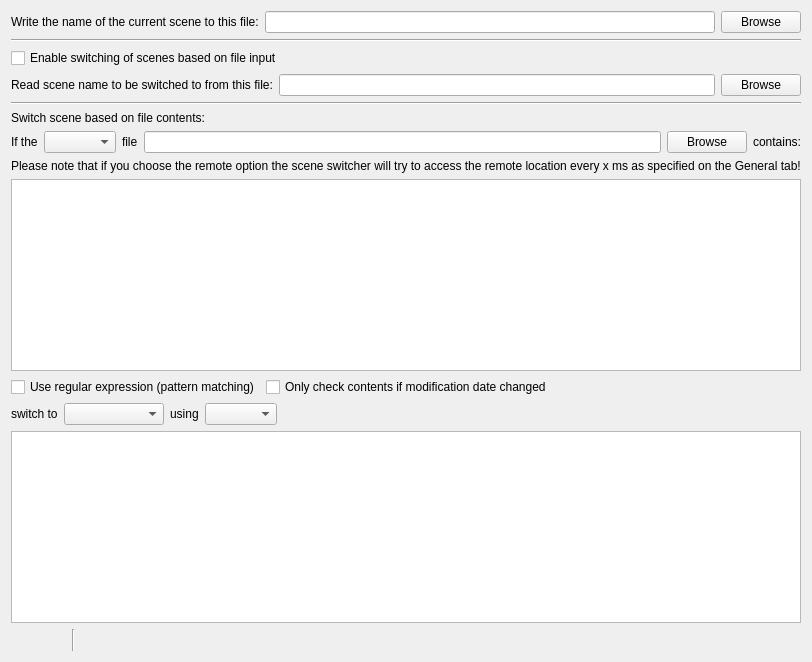
     <widget class="QWidget" name="fileTab">
      <attribute name="title">
       <string notr="true">File</string>
      </attribute>
      <layout class="QVBoxLayout" name="verticalLayout_9">
       <item>
        <layout class="QHBoxLayout" name="horizontalLayout_14">
         <item>
          <widget class="QLabel" name="label_15">
           <property name="text">
            <string>Write the name of the current scene to this file:</string>
           </property>
          </widget>
         </item>
         <item>
          <widget class="QLineEdit" name="writePathLineEdit"/>
         </item>
         <item>
          <widget class="QPushButton" name="browseButton">
           <property name="text">
            <string>Browse</string>
           </property>
          </widget>
         </item>
        </layout>
       </item>
       <item>
        <widget class="Line" name="line_2">
         <property name="orientation">
          <enum>Qt::Horizontal</enum>
         </property>
        </widget>
       </item>
       <item>
        <layout class="QHBoxLayout" name="horizontalLayout_16">
         <item>
          <widget class="QCheckBox" name="readFileCheckBox">
           <property name="text">
            <string>Enable switching of scenes based on file input</string>
           </property>
          </widget>
         </item>
         <item>
          <spacer name="horizontalSpacer_12">
           <property name="orientation">
            <enum>Qt::Horizontal</enum>
           </property>
           <property name="sizeHint" stdset="0">
            <size>
             <width>40</width>
             <height>20</height>
            </size>
           </property>
          </spacer>
         </item>
        </layout>
       </item>
       <item>
        <layout class="QHBoxLayout" name="horizontalLayout_15">
         <item>
          <widget class="QLabel" name="label_16">
           <property name="text">
            <string>Read scene name to be switched to from this file:</string>
           </property>
          </widget>
         </item>
         <item>
          <widget class="QLineEdit" name="readPathLineEdit"/>
         </item>
         <item>
          <widget class="QPushButton" name="browseButton_2">
           <property name="text">
            <string>Browse</string>
           </property>
          </widget>
         </item>
        </layout>
       </item>
       <item>
        <widget class="Line" name="line">
         <property name="orientation">
          <enum>Qt::Horizontal</enum>
         </property>
        </widget>
       </item>
       <item>
        <widget class="QLabel" name="label_39">
         <property name="text">
          <string>Switch scene based on file contents:</string>
         </property>
        </widget>
       </item>
       <item>
        <layout class="QHBoxLayout" name="horizontalLayout_36">
         <item>
          <widget class="QLabel" name="label_62">
           <property name="text">
            <string>If the</string>
           </property>
          </widget>
         </item>
         <item>
          <widget class="QComboBox" name="fileType"/>
         </item>
         <item>
          <widget class="QLabel" name="label_44">
           <property name="text">
            <string>file</string>
           </property>
          </widget>
         </item>
         <item>
          <widget class="QLineEdit" name="filePathLineEdit"/>
         </item>
         <item>
          <widget class="QPushButton" name="browseButton_3">
           <property name="text">
            <string>Browse</string>
           </property>
          </widget>
         </item>
         <item>
          <widget class="QLabel" name="label_40">
           <property name="text">
            <string>contains:</string>
           </property>
          </widget>
         </item>
        </layout>
       </item>
       <item>
        <widget class="QLabel" name="remoteFileWarningLabel">
         <property name="text">
          <string>Please note that if you choose the remote option the scene switcher will try to access the remote location every x ms as specified on the General tab!</string>
         </property>
        </widget>
       </item>
       <item>
        <widget class="QPlainTextEdit" name="fileTextEdit"/>
       </item>
       <item>
        <layout class="QHBoxLayout" name="horizontalLayout_37">
         <item>
          <widget class="QCheckBox" name="fileContentRegExCheckBox">
           <property name="text">
            <string>Use regular expression (pattern matching)</string>
           </property>
          </widget>
         </item>
         <item>
          <widget class="QCheckBox" name="fileContentTimeCheckBox">
           <property name="text">
            <string>Only check contents if modification date changed</string>
           </property>
          </widget>
         </item>
         <item>
          <spacer name="horizontalSpacer_11">
           <property name="orientation">
            <enum>Qt::Horizontal</enum>
           </property>
           <property name="sizeHint" stdset="0">
            <size>
             <width>40</width>
             <height>20</height>
            </size>
           </property>
          </spacer>
         </item>
        </layout>
       </item>
       <item>
        <layout class="QHBoxLayout" name="horizontalLayout_38">
         <item>
          <widget class="QLabel" name="label_45">
           <property name="text">
            <string>switch to</string>
           </property>
          </widget>
         </item>
         <item>
          <widget class="QComboBox" name="fileScenes">
           <property name="sizePolicy">
            <sizepolicy hsizetype="Maximum" vsizetype="Fixed">
             <horstretch>0</horstretch>
             <verstretch>0</verstretch>
            </sizepolicy>
           </property>
           <property name="minimumSize">
            <size>
             <width>100</width>
             <height>0</height>
            </size>
           </property>
          </widget>
         </item>
         <item>
          <widget class="QLabel" name="label_46">
           <property name="text">
            <string>using</string>
           </property>
          </widget>
         </item>
         <item>
          <widget class="QComboBox" name="fileTransitions"/>
         </item>
         <item>
          <spacer name="horizontalSpacer_2">
           <property name="orientation">
            <enum>Qt::Horizontal</enum>
           </property>
           <property name="sizeHint" stdset="0">
            <size>
             <width>40</width>
             <height>20</height>
            </size>
           </property>
          </spacer>
         </item>
        </layout>
       </item>
       <item>
        <widget class="QListWidget" name="fileScenesList">
         <property name="sizePolicy">
          <sizepolicy hsizetype="Expanding" vsizetype="Expanding">
           <horstretch>0</horstretch>
           <verstretch>0</verstretch>
          </sizepolicy>
         </property>
         <property name="sortingEnabled">
          <bool>false</bool>
         </property>
        </widget>
       </item>
       <item>
        <layout class="QHBoxLayout" name="horizontalLayout_35">
         <item>
          <widget class="QPushButton" name="fileAdd">
           <property name="maximumSize">
            <size>
             <width>22</width>
             <height>22</height>
            </size>
           </property>
           <property name="flat">
            <bool>true</bool>
           </property>
           <property name="themeID" stdset="0">
            <string notr="true">addIconSmall</string>
           </property>
          </widget>
         </item>
         <item>
          <widget class="QPushButton" name="fileRemove">
           <property name="maximumSize">
            <size>
             <width>22</width>
             <height>22</height>
            </size>
           </property>
           <property name="flat">
            <bool>true</bool>
           </property>
           <property name="themeID" stdset="0">
            <string notr="true">removeIconSmall</string>
           </property>
          </widget>
         </item>
         <item>
          <spacer name="horizontalSpacer_108">
           <property name="orientation">
            <enum>Qt::Horizontal</enum>
           </property>
           <property name="sizeType">
            <enum>QSizePolicy::Fixed</enum>
           </property>
           <property name="sizeHint" stdset="0">
            <size>
             <width>5</width>
             <height>20</height>
            </size>
           </property>
          </spacer>
         </item>
         <item>
          <widget class="Line" name="line_35">
           <property name="orientation">
            <enum>Qt::Vertical</enum>
           </property>
          </widget>
         </item>
         <item>
          <spacer name="horizontalSpacer_109">
           <property name="orientation">
            <enum>Qt::Horizontal</enum>
           </property>
           <property name="sizeType">
            <enum>QSizePolicy::Fixed</enum>
           </property>
           <property name="sizeHint" stdset="0">
            <size>
             <width>5</width>
             <height>20</height>
            </size>
           </property>
          </spacer>
         </item>
         <item>
          <widget class="QPushButton" name="fileUp">
           <property name="maximumSize">
            <size>
             <width>22</width>
             <height>22</height>
            </size>
           </property>
           <property name="text">
            <string/>
           </property>
           <property name="icon">
            <iconset>
             <normaloff>../../../forms/images/up.svg</normaloff>../../../forms/images/up.svg</iconset>
           </property>
           <property name="flat">
            <bool>true</bool>
           </property>
           <property name="themeID" stdset="0">
            <string>upArrowIconSmall</string>
           </property>
          </widget>
         </item>
         <item>
          <widget class="QPushButton" name="fileDown">
           <property name="maximumSize">
            <size>
             <width>22</width>
             <height>22</height>
            </size>
           </property>
           <property name="text">
            <string/>
           </property>
           <property name="icon">
            <iconset>
             <normaloff>../../../forms/images/down.svg</normaloff>../../../forms/images/down.svg</iconset>
           </property>
           <property name="flat">
            <bool>true</bool>
           </property>
           <property name="themeID" stdset="0">
            <string>downArrowIconSmall</string>
           </property>
          </widget>
         </item>
         <item>
          <spacer name="horizontalSpacer_38">
           <property name="orientation">
            <enum>Qt::Horizontal</enum>
           </property>
           <property name="sizeHint" stdset="0">
            <size>
             <width>40</width>
             <height>20</height>
            </size>
           </property>
          </spacer>
         </item>
        </layout>
       </item>
      </layout>
     </widget>
